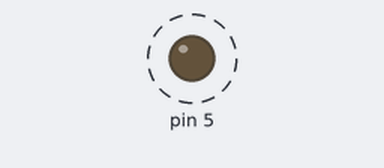
Simulated run of this sketch. Board: Arduino Uno, built with avr-gcc and run on an emulated ATmega328P. Parts: output pins drawn as LEDs (lit = HIGH). Dashed ring = blinking.

Above: at 0.6 s.
Timing chart, 0 to 3.0 s (numbered marks = the images above):
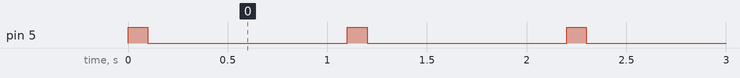

Measured:
- by itself, pin 5: alternates HIGH for 0.10 s and LOW for 1.0 s

The sketch:

helloled.ino
```cpp
void setup() {
  // put your setup code here, to run once:
pinMode(5,OUTPUT);
}

void loop() {
  // put your main code here, to run repeatedly:
digitalWrite(5,HIGH);
delay(100);
digitalWrite(5,LOW);
delay(1000);
}
```
